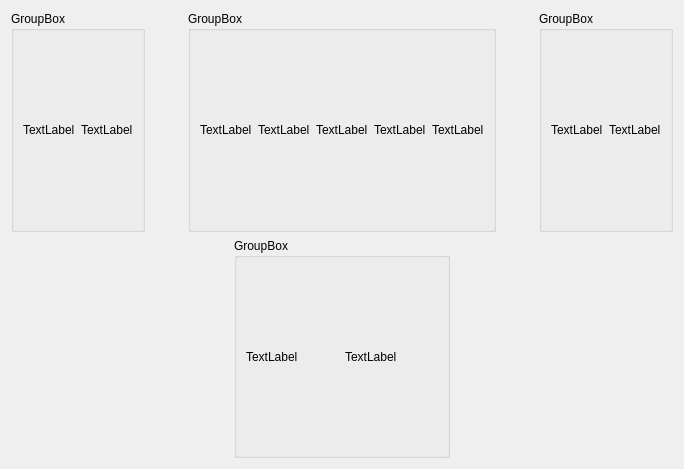
<?xml version="1.0" encoding="UTF-8"?>
<ui version="4.0">
 <class>Form</class>
 <widget class="QWidget" name="Form">
  <property name="geometry">
   <rect>
    <x>0</x>
    <y>0</y>
    <width>684</width>
    <height>469</height>
   </rect>
  </property>
  <property name="windowTitle">
   <string>Form</string>
  </property>
  <layout class="QGridLayout" name="gridLayout">
   <item row="1" column="1">
    <widget class="QGroupBox" name="groupBox_3">
     <property name="title">
      <string>GroupBox</string>
     </property>
     <layout class="QHBoxLayout" name="horizontalLayout_3">
      <item>
       <widget class="QLabel" name="label_5">
        <property name="text">
         <string>TextLabel</string>
        </property>
       </widget>
      </item>
      <item>
       <widget class="QLabel" name="label_6">
        <property name="text">
         <string>TextLabel</string>
        </property>
       </widget>
      </item>
     </layout>
    </widget>
   </item>
   <item row="0" column="0" colspan="3">
    <layout class="QHBoxLayout" name="horizontalLayout_5">
     <item>
      <widget class="QGroupBox" name="groupBox_4">
       <property name="title">
        <string>GroupBox</string>
       </property>
       <layout class="QHBoxLayout" name="horizontalLayout_4">
        <item>
         <widget class="QLabel" name="label_7">
          <property name="text">
           <string>TextLabel</string>
          </property>
         </widget>
        </item>
        <item>
         <widget class="QLabel" name="label_8">
          <property name="text">
           <string>TextLabel</string>
          </property>
         </widget>
        </item>
       </layout>
      </widget>
     </item>
     <item>
      <spacer name="horizontalSpacer">
       <property name="orientation">
        <enum>Qt::Horizontal</enum>
       </property>
       <property name="sizeHint" stdset="0">
        <size>
         <width>40</width>
         <height>20</height>
        </size>
       </property>
      </spacer>
     </item>
     <item>
      <widget class="QGroupBox" name="groupBox">
       <property name="title">
        <string>GroupBox</string>
       </property>
       <layout class="QHBoxLayout" name="horizontalLayout">
        <item>
         <widget class="QLabel" name="label">
          <property name="text">
           <string>TextLabel</string>
          </property>
         </widget>
        </item>
        <item>
         <widget class="QLabel" name="label_10">
          <property name="text">
           <string>TextLabel</string>
          </property>
         </widget>
        </item>
        <item>
         <widget class="QLabel" name="label_11">
          <property name="text">
           <string>TextLabel</string>
          </property>
         </widget>
        </item>
        <item>
         <widget class="QLabel" name="label_9">
          <property name="text">
           <string>TextLabel</string>
          </property>
         </widget>
        </item>
        <item>
         <widget class="QLabel" name="label_2">
          <property name="text">
           <string>TextLabel</string>
          </property>
         </widget>
        </item>
       </layout>
      </widget>
     </item>
     <item>
      <spacer name="horizontalSpacer_2">
       <property name="orientation">
        <enum>Qt::Horizontal</enum>
       </property>
       <property name="sizeHint" stdset="0">
        <size>
         <width>40</width>
         <height>20</height>
        </size>
       </property>
      </spacer>
     </item>
     <item>
      <widget class="QGroupBox" name="groupBox_2">
       <property name="title">
        <string>GroupBox</string>
       </property>
       <layout class="QHBoxLayout" name="horizontalLayout_2">
        <item>
         <widget class="QLabel" name="label_3">
          <property name="text">
           <string>TextLabel</string>
          </property>
         </widget>
        </item>
        <item>
         <widget class="QLabel" name="label_4">
          <property name="text">
           <string>TextLabel</string>
          </property>
         </widget>
        </item>
       </layout>
      </widget>
     </item>
    </layout>
   </item>
  </layout>
 </widget>
 <resources/>
 <connections/>
</ui>
